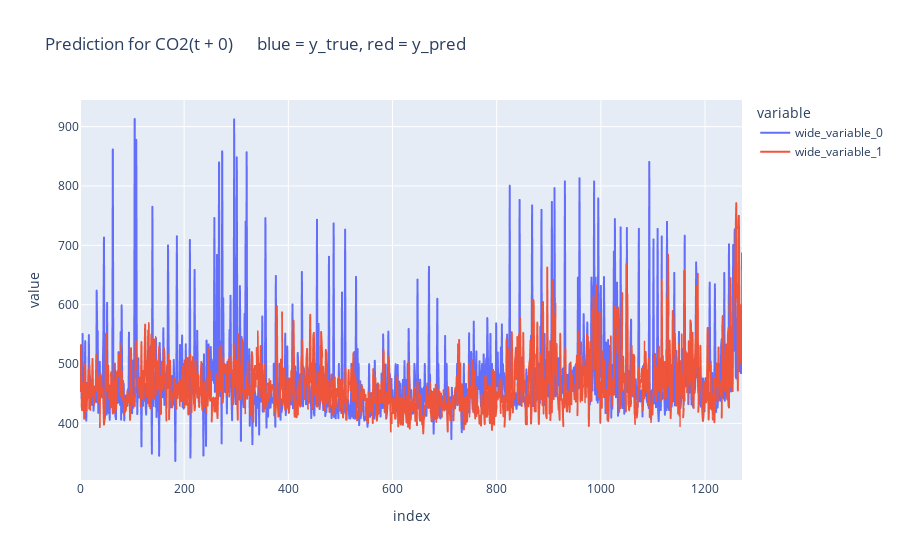
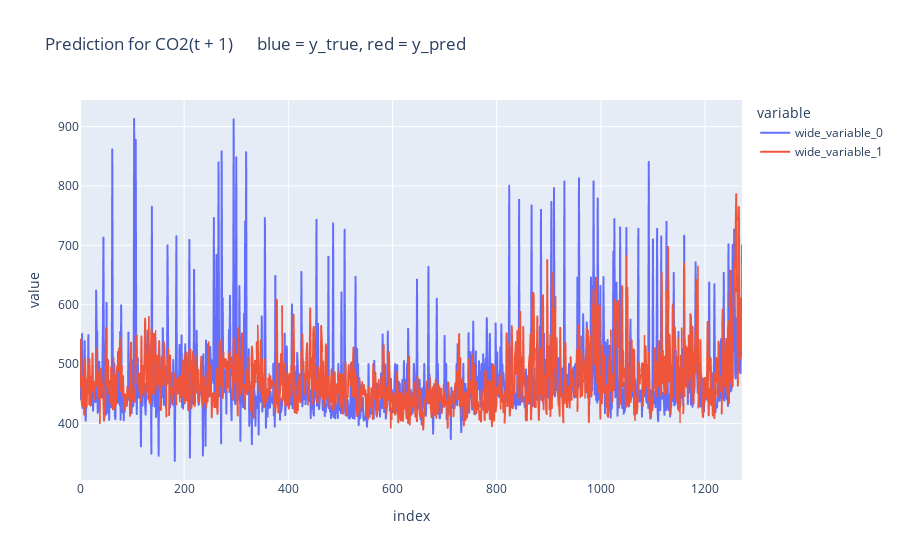
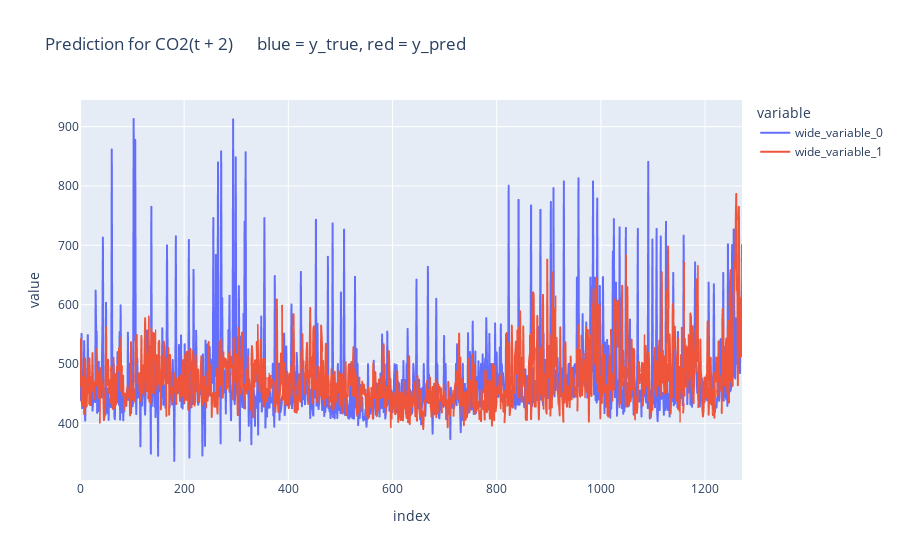

The cell these charts' notebook holds for them, in order:
### Code cell
from sklearn.metrics import mean_squared_error, mean_absolute_percentage_error, root_mean_squared_error, r2_score
import plotly.express as px
import seaborn as sns


class Evaluator:

    def __init__(self):
        pass

    def evaluate(self, y_pred, y_true):
        print("MSE: ", self.calculate_mse(y_pred = y_pred, y_true = y_true))
        print("RMSE: ", self.calculate_rmse(y_pred = y_pred, y_true = y_true))
        print("MAPE: ", self.calculate_mape(y_pred = y_pred, y_true = y_true))
        print("R2: ", self.calculate_r2(y_pred = y_pred, y_true = y_true))
        print("\n")


    def calculate_mse(self, y_true, y_pred):
        return round(mean_squared_error(y_true = y_true, y_pred = y_pred), 2)

    def calculate_rmse(self, y_true, y_pred):
        return round(root_mean_squared_error(y_true = y_true, y_pred = y_pred), 2)

    def calculate_mape(self, y_true, y_pred):
        return round(mean_absolute_percentage_error(y_true = y_true, y_pred = y_pred), 2)

    def calculate_r2(self, y_true, y_pred):
        return round(r2_score(y_true = y_true, y_pred = y_pred), 2)

ev = Evaluator()

for col in range(0, test_y.shape[1]):
    print(f"t +", col)
    ev.evaluate(y_true = test_y[:, col], y_pred = pred[:, col])

    pred_df = pd.DataFrame(pred[:, col], columns = [f"pred_CO2(t + {col})"])
    pred_df[f"CO2(t + {col})"] = test_y[:, col]

    px.line(y = [test_y[:, col], pred[:, col]], title = f"Prediction for CO2(t + {col})      blue = y_true, red = y_pred").show()

### Figure 1 — Plotly figure (JSON) as saved in the notebook; plotly's stock layout.template omitted (floating-point values rounded to 4 significant figures; data arrays with more than 128 entries replaced by an {"elided": "..."} marker saying what was removed)
{"data": [{"hovertemplate": "variable=wide_variable_0<br>index=%{x}<br>value=%{y}<extra></extra>", "legendgroup": "wide_variable_0", "line": {"color": "#636efa", "dash": "solid"}, "marker": {"symbol": "circle"}, "mode": "lines", "name": "wide_variable_0", "showlegend": true, "type": "scattergl", "x": {"elided": "1272 int values"}, "xaxis": "x", "y": {"elided": "1272 float values"}, "yaxis": "y"}, {"hovertemplate": "variable=wide_variable_1<br>index=%{x}<br>value=%{y}<extra></extra>", "legendgroup": "wide_variable_1", "line": {"color": "#EF553B", "dash": "solid"}, "marker": {"symbol": "circle"}, "mode": "lines", "name": "wide_variable_1", "showlegend": true, "type": "scattergl", "x": {"elided": "1272 int values"}, "xaxis": "x", "y": {"elided": "1272 float values"}, "yaxis": "y"}], "layout": {"legend": {"title": {"text": "variable"}, "tracegroupgap": 0}, "title": {"text": "Prediction for CO2(t + 0)      blue = y_true, red = y_pred"}, "xaxis": {"anchor": "y", "domain": [0, 1], "title": {"text": "index"}}, "yaxis": {"anchor": "x", "domain": [0, 1], "title": {"text": "value"}}}}

### Figure 2 — Plotly figure (JSON) as saved in the notebook; plotly's stock layout.template omitted (floating-point values rounded to 4 significant figures; data arrays with more than 128 entries replaced by an {"elided": "..."} marker saying what was removed)
{"data": [{"hovertemplate": "variable=wide_variable_0<br>index=%{x}<br>value=%{y}<extra></extra>", "legendgroup": "wide_variable_0", "line": {"color": "#636efa", "dash": "solid"}, "marker": {"symbol": "circle"}, "mode": "lines", "name": "wide_variable_0", "showlegend": true, "type": "scattergl", "x": {"elided": "1272 int values"}, "xaxis": "x", "y": {"elided": "1272 float values"}, "yaxis": "y"}, {"hovertemplate": "variable=wide_variable_1<br>index=%{x}<br>value=%{y}<extra></extra>", "legendgroup": "wide_variable_1", "line": {"color": "#EF553B", "dash": "solid"}, "marker": {"symbol": "circle"}, "mode": "lines", "name": "wide_variable_1", "showlegend": true, "type": "scattergl", "x": {"elided": "1272 int values"}, "xaxis": "x", "y": {"elided": "1272 float values"}, "yaxis": "y"}], "layout": {"legend": {"title": {"text": "variable"}, "tracegroupgap": 0}, "title": {"text": "Prediction for CO2(t + 1)      blue = y_true, red = y_pred"}, "xaxis": {"anchor": "y", "domain": [0, 1], "title": {"text": "index"}}, "yaxis": {"anchor": "x", "domain": [0, 1], "title": {"text": "value"}}}}

### Figure 3 — Plotly figure (JSON) as saved in the notebook; plotly's stock layout.template omitted (floating-point values rounded to 4 significant figures; data arrays with more than 128 entries replaced by an {"elided": "..."} marker saying what was removed)
{"data": [{"hovertemplate": "variable=wide_variable_0<br>index=%{x}<br>value=%{y}<extra></extra>", "legendgroup": "wide_variable_0", "line": {"color": "#636efa", "dash": "solid"}, "marker": {"symbol": "circle"}, "mode": "lines", "name": "wide_variable_0", "showlegend": true, "type": "scattergl", "x": {"elided": "1272 int values"}, "xaxis": "x", "y": {"elided": "1272 float values"}, "yaxis": "y"}, {"hovertemplate": "variable=wide_variable_1<br>index=%{x}<br>value=%{y}<extra></extra>", "legendgroup": "wide_variable_1", "line": {"color": "#EF553B", "dash": "solid"}, "marker": {"symbol": "circle"}, "mode": "lines", "name": "wide_variable_1", "showlegend": true, "type": "scattergl", "x": {"elided": "1272 int values"}, "xaxis": "x", "y": {"elided": "1272 float values"}, "yaxis": "y"}], "layout": {"legend": {"title": {"text": "variable"}, "tracegroupgap": 0}, "title": {"text": "Prediction for CO2(t + 2)      blue = y_true, red = y_pred"}, "xaxis": {"anchor": "y", "domain": [0, 1], "title": {"text": "index"}}, "yaxis": {"anchor": "x", "domain": [0, 1], "title": {"text": "value"}}}}
